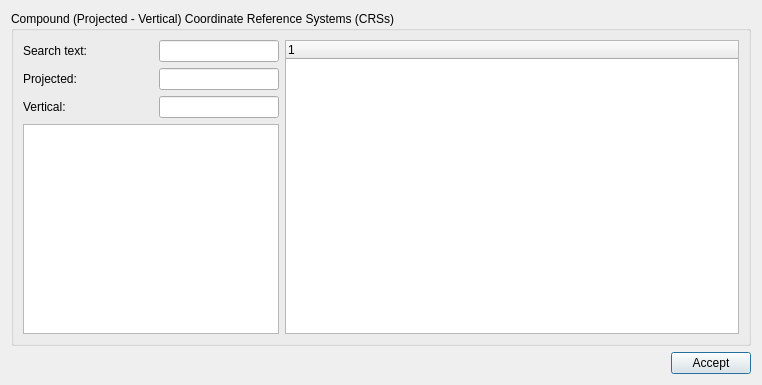
<?xml version="1.0" encoding="UTF-8"?>
<ui version="4.0">
 <class>CompoudProjectedCRSDialog</class>
 <widget class="QDialog" name="CompoudProjectedCRSDialog">
  <property name="geometry">
   <rect>
    <x>0</x>
    <y>0</y>
    <width>762</width>
    <height>385</height>
   </rect>
  </property>
  <property name="windowTitle">
   <string>Compound CRS Dialog</string>
  </property>
  <layout class="QGridLayout" name="gridLayout_4">
   <item row="1" column="0">
    <layout class="QHBoxLayout" name="horizontalLayout">
     <item>
      <spacer name="horizontalSpacer_2">
       <property name="orientation">
        <enum>Qt::Horizontal</enum>
       </property>
       <property name="sizeHint" stdset="0">
        <size>
         <width>628</width>
         <height>20</height>
        </size>
       </property>
      </spacer>
     </item>
     <item>
      <widget class="QPushButton" name="acceptPushButton">
       <property name="text">
        <string>Accept</string>
       </property>
      </widget>
     </item>
    </layout>
   </item>
   <item row="0" column="0">
    <widget class="QGroupBox" name="crsGroupBox">
     <property name="title">
      <string>Compound (Projected - Vertical) Coordinate Reference Systems (CRSs)</string>
     </property>
     <layout class="QGridLayout" name="gridLayout_3">
      <item row="0" column="0">
       <layout class="QHBoxLayout" name="horizontalLayout_2">
        <item>
         <layout class="QGridLayout" name="gridLayout_2">
          <item row="0" column="0">
           <widget class="QLabel" name="label_11">
            <property name="text">
             <string>Search text:</string>
            </property>
           </widget>
          </item>
          <item row="0" column="1">
           <widget class="QLineEdit" name="crsSearchTextLineEdit">
            <property name="sizePolicy">
             <sizepolicy hsizetype="Minimum" vsizetype="Fixed">
              <horstretch>0</horstretch>
              <verstretch>0</verstretch>
             </sizepolicy>
            </property>
            <property name="maximumSize">
             <size>
              <width>120</width>
              <height>16777215</height>
             </size>
            </property>
            <property name="text">
             <string/>
            </property>
           </widget>
          </item>
          <item row="1" column="0">
           <widget class="QLabel" name="label_9">
            <property name="text">
             <string>Projected:</string>
            </property>
           </widget>
          </item>
          <item row="1" column="1">
           <widget class="QLineEdit" name="crsProjectedLineEdit">
            <property name="sizePolicy">
             <sizepolicy hsizetype="Minimum" vsizetype="Fixed">
              <horstretch>0</horstretch>
              <verstretch>0</verstretch>
             </sizepolicy>
            </property>
            <property name="maximumSize">
             <size>
              <width>120</width>
              <height>16777215</height>
             </size>
            </property>
            <property name="readOnly">
             <bool>true</bool>
            </property>
           </widget>
          </item>
          <item row="2" column="0">
           <widget class="QLabel" name="label_10">
            <property name="text">
             <string>Vertical:</string>
            </property>
           </widget>
          </item>
          <item row="2" column="1">
           <widget class="QLineEdit" name="crsVerticalLineEdit">
            <property name="sizePolicy">
             <sizepolicy hsizetype="Minimum" vsizetype="Fixed">
              <horstretch>0</horstretch>
              <verstretch>0</verstretch>
             </sizepolicy>
            </property>
            <property name="maximumSize">
             <size>
              <width>120</width>
              <height>16777215</height>
             </size>
            </property>
            <property name="readOnly">
             <bool>true</bool>
            </property>
           </widget>
          </item>
          <item row="3" column="0" colspan="2">
           <widget class="QTextEdit" name="crsTextEdit">
            <property name="sizePolicy">
             <sizepolicy hsizetype="Minimum" vsizetype="Expanding">
              <horstretch>0</horstretch>
              <verstretch>0</verstretch>
             </sizepolicy>
            </property>
            <property name="minimumSize">
             <size>
              <width>0</width>
              <height>0</height>
             </size>
            </property>
           </widget>
          </item>
         </layout>
        </item>
        <item>
         <widget class="QTreeWidget" name="crsTreeWidget">
          <property name="minimumSize">
           <size>
            <width>0</width>
            <height>0</height>
           </size>
          </property>
          <column>
           <property name="text">
            <string notr="true">1</string>
           </property>
          </column>
         </widget>
        </item>
       </layout>
      </item>
     </layout>
    </widget>
   </item>
  </layout>
 </widget>
 <resources/>
 <connections/>
</ui>
